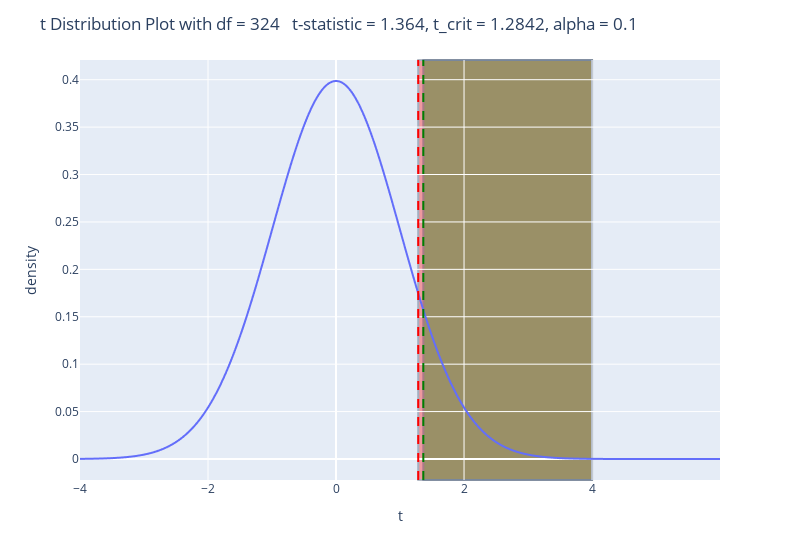

Source (notebook cell):
### Code cell
sig = 0.1

# Create x values
x = np.arange(-4, 6, 0.001)
y_pdf = stats.t.pdf(x, df=df_data)

# Create figure using Plotly Express
fig = px.line(x=x, y=y_pdf, labels={'x': 't', 'y': 'density'})

# Add alpha region
x_alpha = np.arange(stats.t.ppf(1-sig, df=df_data), 4, 0.01)
y_alpha = stats.t.pdf(x_alpha, df=df_data)
fig.add_shape(
    type='rect',
    xref='x',
    yref='paper',
    x0=stats.t.ppf(1-sig, df=df_data),
    x1=4,
    y0=0,
    y1=1,
    fillcolor='red',
    opacity=0.35,
    layer='below',
    name='alpha region'
)

# Add p-value region
x_pvalue = np.arange(result.statistic, 4, 0.01)
y_pvalue = stats.t.pdf(x_pvalue, df=df_data)
fig.add_shape(
    type='rect',
    xref='x',
    yref='paper',
    x0=result.statistic,
    x1=4,
    y0=0,
    y1=1,
    fillcolor='green',
    opacity=0.35,
    layer='below',
    name='p-value region'
)

# Add t-crit line
t_crit = np.round(stats.t.ppf(1-sig, df=df_data), 4)
fig.add_shape(
    type='line',
    xref='x',
    yref='paper',
    x0=t_crit,
    x1=t_crit,
    y0=0,
    y1=1,
    line=dict(color='red', width=2, dash='dash'),
    name='t-crit'
)

# Add t-stat line
fig.add_shape(
    type='line',
    xref='x',
    yref='paper',
    x0=result.statistic,
    x1=result.statistic,
    y0=0,
    y1=1,
    line=dict(color='green', width=2, dash='dash'),
    name='t-stat'
)

fig.update_layout(
    title=f't Distribution Plot with df = {df_data}\n\n t-statistic = {np.round(result.statistic, 4)}, t_crit = {np.round(t_crit,4)}, alpha = {sig}',
    xaxis_title='t',
    yaxis_title='density',
    legend=dict(yanchor="top", y=0.99, xanchor="left", x=0.01),
    width=800  # Set the width of the plot
)

# Show the plot
fig.show()

### Figure 1 — Plotly figure (JSON) as saved in the notebook; plotly's stock layout.template omitted (floating-point values rounded to 4 significant figures; data arrays with more than 128 entries replaced by an {"elided": "..."} marker saying what was removed)
{"data": [{"hovertemplate": "t=%{x}<br>density=%{y}<extra></extra>", "legendgroup": "", "line": {"color": "#636efa", "dash": "solid"}, "marker": {"symbol": "circle"}, "mode": "lines", "name": "", "showlegend": false, "type": "scattergl", "x": {"elided": "10000 float values"}, "xaxis": "x", "y": {"elided": "10000 float values"}, "yaxis": "y"}], "layout": {"legend": {"tracegroupgap": 0, "x": 0.01, "xanchor": "left", "y": 0.99, "yanchor": "top"}, "margin": {"t": 60}, "shapes": [{"fillcolor": "red", "layer": "below", "name": "alpha region", "opacity": 0.35, "type": "rect", "x0": 1.284, "x1": 4, "xref": "x", "y0": 0, "y1": 1, "yref": "paper"}, {"fillcolor": "green", "layer": "below", "name": "p-value region", "opacity": 0.35, "type": "rect", "x0": 1.364, "x1": 4, "xref": "x", "y0": 0, "y1": 1, "yref": "paper"}, {"line": {"color": "red", "dash": "dash", "width": 2}, "name": "t-crit", "type": "line", "x0": 1.284, "x1": 1.284, "xref": "x", "y0": 0, "y1": 1, "yref": "paper"}, {"line": {"color": "green", "dash": "dash", "width": 2}, "name": "t-stat", "type": "line", "x0": 1.364, "x1": 1.364, "xref": "x", "y0": 0, "y1": 1, "yref": "paper"}], "title": {"text": "t Distribution Plot with df = 324\n\n t-statistic = 1.364, t_crit = 1.2842, alpha = 0.1"}, "width": 800, "xaxis": {"anchor": "y", "domain": [0, 1], "title": {"text": "t"}}, "yaxis": {"anchor": "x", "domain": [0, 1], "title": {"text": "density"}}}}
